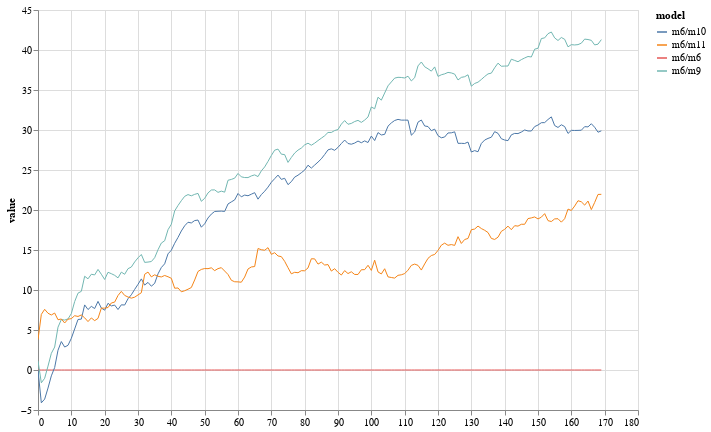

Notebook code cell kept with this figure:
### Code cell
width = 600
height = 400
c = alt.Chart(bfdf).mark_line(
    strokeWidth = 1,
    ).encode(
    alt.X('t:Q', title=None),
    alt.Y('value:Q'),
    alt.Color('model')
    ).properties(width=width, height=height).interactive()
c

### Figure 1 — Vega-Lite specification as saved in the notebook (floating-point values rounded to 4 significant figures; data arrays with more than 128 entries replaced by an {"elided": "..."} marker saying what was removed)
{"config": {"view": {"continuousWidth": 400, "continuousHeight": 300}}, "data": {"name": "data-b8d7e9453541ca8cbbe711b254419a71"}, "mark": {"type": "line", "strokeWidth": 1}, "encoding": {"color": {"type": "nominal", "field": "model"}, "x": {"type": "quantitative", "field": "t", "title": null}, "y": {"type": "quantitative", "field": "value"}}, "height": 400, "selection": {"selector001": {"type": "interval", "bind": "scales", "encodings": ["x", "y"]}}, "width": 600, "$schema": "https://vega.github.io/schema/vega-lite/v4.8.1.json", "datasets": {"data-b8d7e9453541ca8cbbe711b254419a71": {"elided": "680 records"}}}
